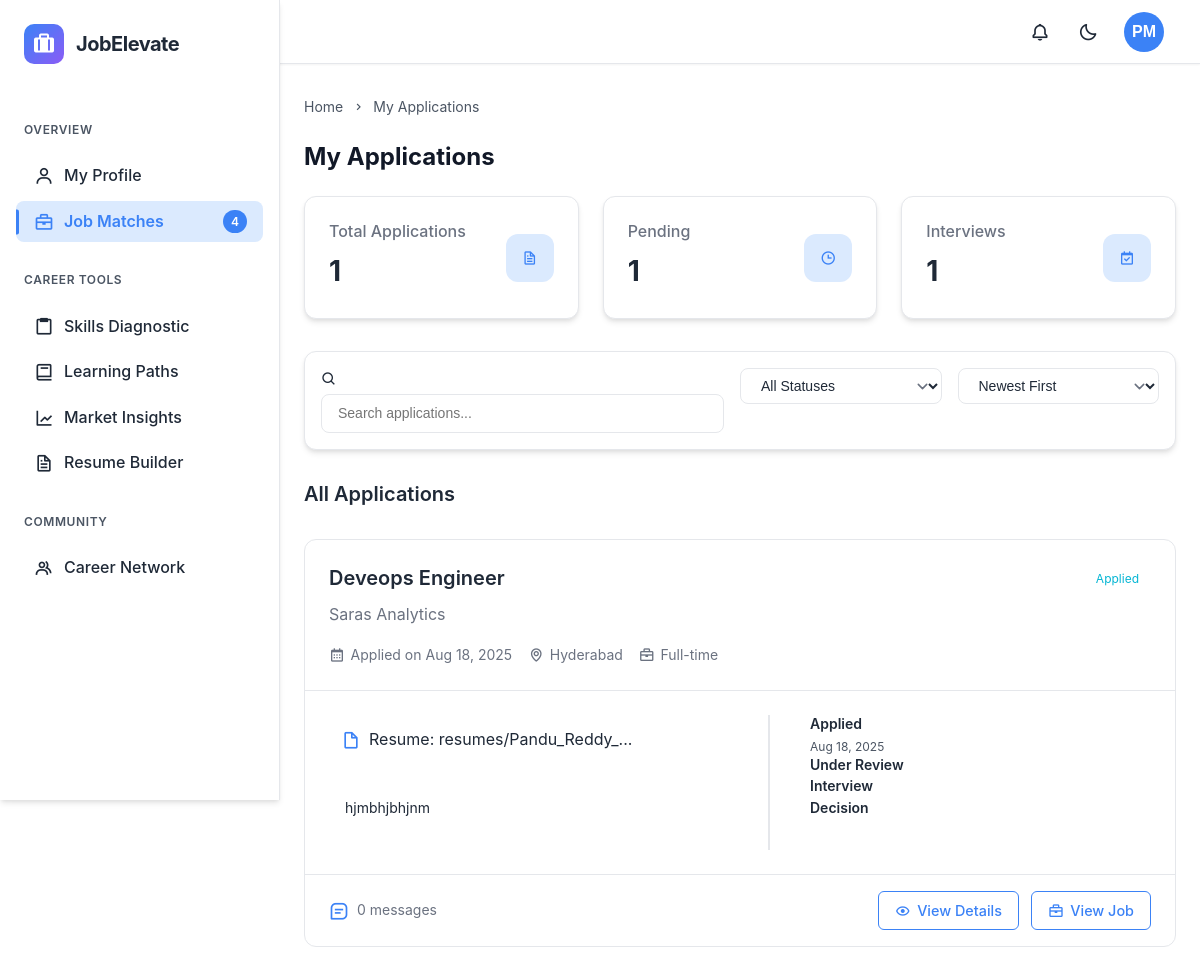
Screenshot of /jobs/applications/ (signed in) with the database file from the repository.
### recruiter/models.py (models this page shows, shortened)
class Application(models.Model):
    APPLICATION_STATUS_CHOICES = [
        ('Applied', 'Applied'),
        ('Shortlisted', 'Shortlisted'),
        ('Rejected', 'Rejected'),
        ('Interview', 'Interview'),
        ('Offered', 'Offered'),
        ('Hired', 'Hired'),
    ]
    job = models.ForeignKey(
        Job,
        on_delete=models.CASCADE,
        related_name='applications'
    )
    applicant = models.ForeignKey(
        settings.AUTH_USER_MODEL,
        on_delete=models.CASCADE,
        related_name='applications',
        limit_choices_to={'user_type__in': ['student', 'professional']}
    )
    status = models.CharField(
        _('application status'),
        max_length=20,
        choices=APPLICATION_STATUS_CHOICES,
        default='Applied'
    )
    match_score = models.IntegerField(_('match score'), default=0)
    cover_letter = models.TextField(_('cover letter'), blank=True, null=True)
    resume = models.FileField(_('resume'), upload_to='resumes/', blank=True, null=True)
    applied_at = models.DateTimeField(auto_now_add=True)
    updated_at = models.DateTimeField(auto_now=True)
    class Meta:
        ordering = ['-applied_at']
        unique_together = ('job', 'applicant')
        verbose_name = _('application')
        verbose_name_plural = _('applications')

class Job(models.Model):
    JOB_STATUS_CHOICES = [
        ('Open', 'Open'),
        ('Closed', 'Closed'),
        ('Paused', 'Paused'),
        ('Filled', 'Filled'),
    ]
    JOB_TYPE_CHOICES = [
        ('Full-time', 'Full-time'),
        ('Part-time', 'Part-time'),
        ('Internship', 'Internship'),
        ('Remote', 'Remote'),
        ('Contract', 'Contract'),
        ('Freelance', 'Freelance'),
    ]
    title = models.CharField(_('job title'), max_length=255)
    company = models.CharField(_('company'), max_length=255)
    location = models.CharField(_('location'), max_length=255)
    job_type = models.CharField(_('job type'), max_length=50, choices=JOB_TYPE_CHOICES)
    salary = models.CharField(_('salary range'), max_length=100, blank=True, null=True)
    experience = models.IntegerField(_('experience required (years)'), default=0)
    description = models.TextField(_('job description'))
    status = models.CharField(_('job status'), max_length=10, choices=JOB_STATUS_CHOICES, default='Open')
    skills = models.JSONField(_('required skills'), default=list)
    created_at = models.DateTimeField(auto_now_add=True)
    updated_at = models.DateTimeField(auto_now=True)
    posted_by = models.ForeignKey(
        settings.AUTH_USER_MODEL,
        on_delete=models.CASCADE,
        related_name='posted_jobs',
        limit_choices_to={'user_type': 'recruiter'}
    )
    class Meta:
        ordering = ['-created_at']
        verbose_name = _('job')
        verbose_name_plural = _('jobs')

### jobs/views.py (the view)
# urls.py: path('applications/', views.my_applications, name='my_applications'),
@login_required
def my_applications(request):
    applications = Application.objects.filter(applicant=request.user).order_by('-applied_at')
    context = {
        'applications': applications,
    }
    return render(request, 'jobs/my_applications.html', context)

### accounts/models.py (called while the page is built)
    def get_skills_list(self):
        return [skill.strip() for skill in self.technical_skills.split(',')] if self.technical_skills else []

### backend/context_processors.py (called while the page is built)
def user_initials(request):
    if request.user.is_authenticated:
        full_name = request.user.full_name.strip() if request.user.full_name else ""
        name_parts = full_name.split()
        if len(name_parts) >= 2:
            initials = name_parts[0][0].upper() + name_parts[-1][0].upper()
        elif len(name_parts) == 1:
            initials = name_parts[0][0].upper()
        else:
            initials = "US"
    else:
        initials = "US"
    return {
        'user_initials': initials
    }

### dashboard/context_processors.py (called while the page is built)
def dashboard_context(request):
    context = {}
    if request.user.is_authenticated:
        user = request.user
        full_name = user.full_name.strip() if user.full_name else ""
        name_parts = full_name.split()
        if len(name_parts) >= 2:
            initials = name_parts[0][0].upper() + name_parts[-1][0].upper()
        elif len(name_parts) == 1:
            initials = name_parts[0][0].upper()
        else:
            initials = "US"
        job_match_count = user.get_job_matches_count()
        context.update({
            'user_initials': initials,
            'job_match_count': job_match_count,
        })
    return context

### jobs/templates/jobs/my_applications.html (shortened to what this page needs)
{% extends 'dashboard/base.html' %}
{% load static %}
{% block content %}
<div class="breadcrumb">
    <div class="breadcrumb-item">
        <a href="{% url 'dashboard:home' %}" class="breadcrumb-link">Home</a>
        <i class='bx bx-chevron-right'></i>
    </div>
    <div class="breadcrumb-item">
        <span>My Applications</span>
    </div>
</div>
<div class="page-content-header">
    <h1 class="page-title">My Applications</h1>
</div>
<div class="stats-container">
    <div class="stat-card">
        <div class="stat-card-content">
            <h3 class="stat-card-title">Total Applications</h3>
            <p class="stat-card-value">{{ applications|length }}</p>
        </div>
        <div class="stat-card-icon">
            <i class='bx bx-file'></i>
        </div>
    </div>
    {% with pending_applications=applications|dictsortreversed:"applied_at"|dictsort:"status"|first %}
    <div class="stat-card">
        <div class="stat-card-content">
            <h3 class="stat-card-title">Pending</h3>
            <p class="stat-card-value">{{ applications|dictsort:"status"|dictsortreversed:"applied_at"|length }}</p>
        </div>
        <div class="stat-card-icon">
            <i class='bx bx-time'></i>
        </div>
    </div>
    {% endwith %}
    <div class="stat-card">
        <div class="stat-card-content">
            <h3 class="stat-card-title">Interviews</h3>
            <p class="stat-card-value">{{ applications|dictsort:"status"|dictsortreversed:"applied_at"|length }}</p>
        </div>
        <div class="stat-card-icon">
            <i class='bx bx-calendar-check'></i>
        </div>
    </div>
</div>
<div class="controls-section">
    <div class="search-filter">
        <div class="input-with-icon">
            <i class='bx bx-search'></i>
            <input type="text" id="application-search" placeholder="Search applications..." class="form-control">
        </div>
    </div>
    <div class="filter-options">
        <select id="status-filter" class="form-control">
            <option value="all">All Statuses</option>
        </select>
    </div>
    <div class="sort-options">
        <select id="sort-by" class="form-control">
            <option value="newest">Newest First</option>
        </select>
    </div>
</div>
<div class="content-section">
    <div class="section-header">
        <h2 class="section-title">All Applications</h2>
    </div>
    {% if applications %}
    <div class="applications-container">
        {% for application in applications %}
        <div class="application-card" data-status="{{ application.status|lower }}">
            <div class="application-header">
                <div class="application-title-row">
                    <h3 class="application-job-title">{{ application.job.title }}</h3>
                    <span class="application-status status-{{ application.status|lower }}">
                        {{ application.status }}
                    </span>
                </div>
                <div class="application-company">
                    {{ application.job.company }}
                </div>
                <div class="application-meta">
                    <span class="application-date">
                        <i class='bx bx-calendar'></i>
                        Applied on {{ application.applied_at|date:"M d, Y" }}
                    </span>
                    <span class="application-location">
                        <i class='bx bx-map'></i>
                        {{ application.job.location }}
                    </span>
                    <span class="application-type">
                        <i class='bx bx-briefcase'></i>
                        {{ application.job.job_type }}
                    </span>
                </div>
            </div>
            <div class="application-body">
                <div class="application-details">
                    {% if application.resume %}
                    <div class="resume-preview">
                        <i class='bx bx-file-blank'></i>
                        <span>Resume: {{ application.resume.name|slice:"20" }}{% if application.resume.name|length > 20 %}...{% endif %}</span>
                    </div>
                    {% endif %}
                    {% if application.cover_letter %}
                    <div class="cover-letter-preview">
                        <p>{{ application.cover_letter|slice:"150" }}{% if application.cover_letter|length > 150 %}...{% endif %}</p>
                    </div>
                    {% endif %}
                </div>
                <div class="application-timeline">
                    <div class="timeline-item {% if application.status != 'Applied' %}completed{% endif %}">
                        <div class="timeline-marker"></div>
                        <div class="timeline-content">
                            <h4 class="timeline-title">Applied</h4>
                            <p class="timeline-date">{{ application.applied_at|date:"M d, Y" }}</p>
                        </div>
                    </div>
                    <div class="timeline-item {% if application.status == 'Under Review' or application.status == 'Interview' or application.status == 'Offered' or application.status == 'Hired' %}completed{% endif %}">
                        <div class="timeline-marker"></div>
                        <div class="timeline-content">
                            <h4 class="timeline-title">Under Review</h4>
                        </div>
                    </div>
                    <div class="timeline-item {% if application.status == 'Interview' or application.status == 'Offered' or application.status == 'Hired' %}completed{% endif %}">
                        <div class="timeline-marker"></div>
                        <div class="timeline-content">
                            <h4 class="timeline-title">Interview</h4>
                        </div>
                    </div>
                    <div class="timeline-item {% if application.status == 'Offered' or application.status == 'Hired' %}completed{% endif %}">
                        <div class="timeline-marker"></div>
                        <div class="timeline-content">
                            <h4 class="timeline-title">Decision</h4>
                        </div>
                    </div>
                </div>
            </div>
            <div class="application-footer">
                <div class="application-messages">
                    <i class='bx bx-message-square-detail'></i>
                    <span>{{ application.messages.count }} {% if application.messages.count == 1 %}message{% else %}messages{% endif %}</span>
                </div>
                <div class="application-actions">
                    <a href="{% url 'jobs:application_detail' application_id=application.id %}" class="btn btn-outline">
                        <i class='bx bx-show'></i>
                        View Details
                    </a>
                    <a href="{% url 'jobs:job_detail' job_id=application.job.id %}" class="btn btn-outline">
                        <i class='bx bx-briefcase'></i>
                        View Job
                    </a>
                </div>
            </div>
        </div>
        {% endfor %}
    </div>
    {% endif %}
</div>
{% endblock %}

### jobs/templates/jobs/my_applications.html (style rules this page uses)
[data-theme="light"] { --stat-card-bg: var(--card-bg); --stat-icon-bg: var(--primary-light); --timeline-line: var(--border-color); --timeline-dot: var(--primary-color); --status-bg-opacity: 0.1; }
.stats-container { display: grid; grid-template-columns: repeat(auto-fill, minmax(240px, 1fr)); gap: 1.5rem; margin-bottom: 2rem; }
.stat-card { background-color: var(--stat-card-bg); border: 1px solid var(--border-color); border-radius: 0.75rem; padding: 1.5rem; display: flex; justify-content: space-between; align-items: center; box-shadow: var(--shadow); transition: transform 0.2s, box-shadow 0.2s; }
.stat-card-content { flex: 1; }
.stat-card-title { font-size: 1rem; color: var(--text-muted); margin-bottom: 0.5rem; font-weight: 500; }
.stat-card-value { font-size: 1.75rem; font-weight: 700; color: var(--text-primary); margin: 0; }
.stat-card-icon { width: 48px; height: 48px; border-radius: 12px; background-color: var(--stat-icon-bg); display: flex; align-items: center; justify-content: center; color: var(--primary-color); }
.controls-section { display: flex; flex-wrap: wrap; gap: 1rem; margin-bottom: 2rem; background-color: var(--card-bg); border: 1px solid var(--border-color); border-radius: 0.75rem; padding: 1rem; box-shadow: var(--shadow); }
.search-filter { flex: 2; min-width: 250px; }
.filter-options, .sort-options { flex: 1; min-width: 150px; }
.applications-container { display: flex; flex-direction: column; gap: 1.5rem; }
.application-card { background-color: var(--card-bg); border: 1px solid var(--border-color); border-radius: 0.75rem; color: var(--text-color); }
.application-header { padding: 1.5rem; border-bottom: 1px solid var(--border-color); }
.application-title-row { display: flex; justify-content: space-between; align-items: center; margin-bottom: 0.5rem; }
.application-job-title { font-size: 1.25rem; font-weight: 600; margin: 0; color: var(--text-primary); }
.application-status { padding: 0.35rem 0.75rem; border-radius: 2rem; font-size: 0.75rem; }
.status-applied { background-color: rgba(var(--info-color), var(--status-bg-opacity)); color: var(--info-color); }
.application-company { font-size: 1rem; color: var(--text-muted); margin-bottom: 1rem; }
.application-meta { display: flex; flex-wrap: wrap; gap: 1rem; }
.application-meta span { display: flex; align-items: center; gap: 0.35rem; font-size: 0.875rem; color: var(--text-muted); }
.application-meta i { font-size: 1rem; }
.application-body { padding: 1.5rem; display: grid; grid-template-columns: 1fr 1fr; gap: 1.5rem; }
.resume-preview { display: flex; align-items: center; gap: 0.5rem; padding: 0.75rem; background-color: var(--bg-light); border-radius: 0.5rem; margin-bottom: 1rem; }
.resume-preview i { font-size: 1.25rem; color: var(--primary-color); }
.cover-letter-preview { background-color: var(--bg-light); border-radius: 0.5rem; padding: 1rem; font-size: 0.875rem; color: var(--text-muted); line-height: 1.5; max-height: 120px; overflow: hidden; position: relative; }
.cover-letter-preview:after { content: ''; position: absolute; bottom: 0; left: 0; right: 0; height: 30px; background: linear-gradient(transparent, var(--bg-light)); }
.application-timeline { border-left: 2px solid var(--timeline-line); padding-left: 1.5rem; margin-left: 1rem; }
.timeline-item { display: flex; gap: 0.75rem; align-items: flex-start; }
.timeline-marker { background-color: var(--timeline-dot); border: 2px solid var(--card-bg); }
.timeline-content { color: var(--text-color); }
.timeline-title { font-size: 0.875rem; font-weight: 600; margin: 0 0 0.25rem; color: var(--text-primary); }
.timeline-date { font-size: 0.75rem; color: var(--text-light); margin: 0; }
.application-footer { padding: 1rem 1.5rem; border-top: 1px solid var(--border-color); display: flex; justify-content: space-between; align-items: center; }
.application-messages { display: flex; align-items: center; gap: 0.5rem; color: var(--text-muted); font-size: 0.875rem; }
.application-messages i { font-size: 1.25rem; color: var(--primary-color); }
.application-actions { display: flex; gap: 0.75rem; }
.application-actions .btn { padding: 0.5rem 1rem; font-size: 0.9rem; border-radius: 6px; border: 1px solid var(--primary-color); color: var(--primary-color); background-color: #fff; display: inline-flex; align-items: center; gap: 0.4rem; transition: all 0.2s ease; text-decoration: none; font-weight: 500; }
.application-actions .btn i { font-size: 1rem; }

### rows the page displays
Application: job "Deveops Engineer", status "Applied", job.company "Saras Analytics", applied_at "Aug 18, 2025", job.location "Hyderabad", job.job_type "Full-time", resume.name "resumes/Pandu_Reddy_", cover_letter "hjmbhjbhjnm", messages.count "0"

### other values shown
{{ job_match_count }} "4"
{{ user_initials }} "PM"
{{ applications|length }} "1"
{{ applications|dictsort:"status"|dictsortreversed:"applied_at"|length }} "1"
